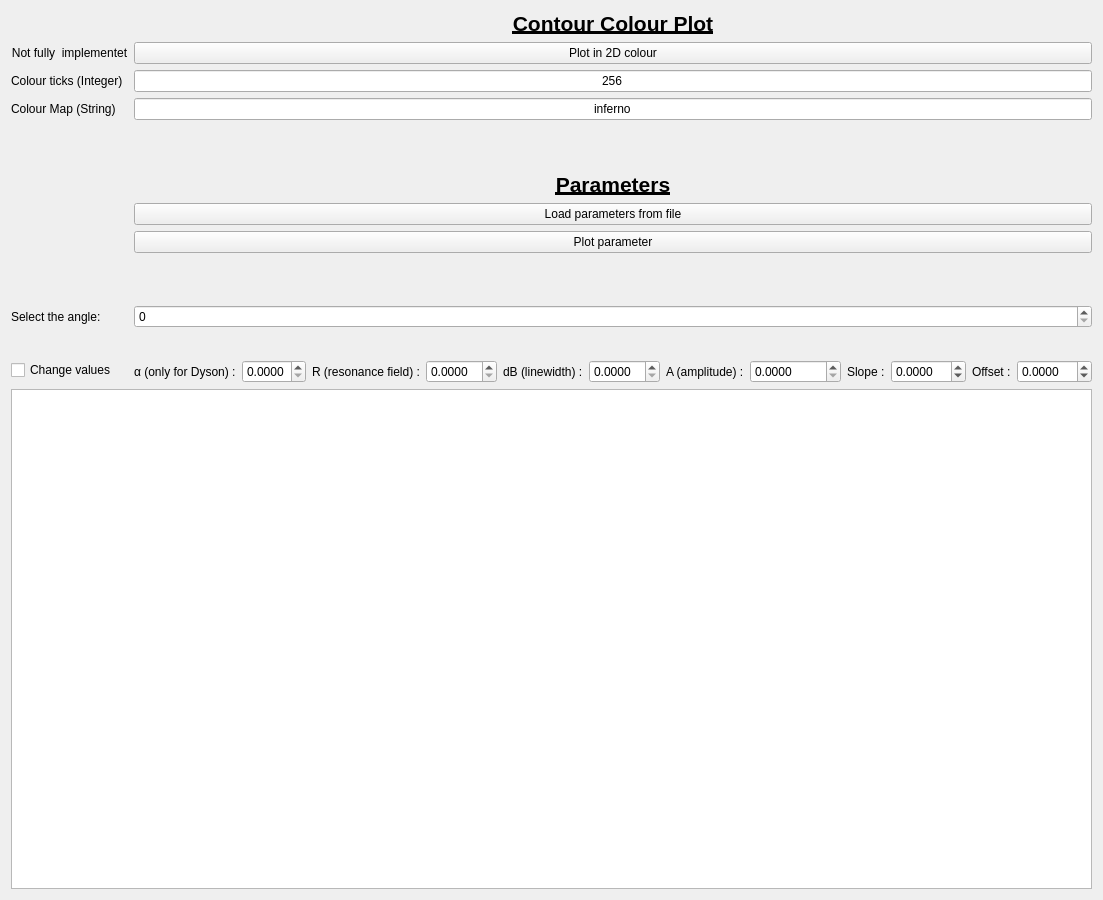
        <widget class="QWidget" name="colour_tab">
         <attribute name="title">
          <string>Colour-Plotting</string>
         </attribute>
         <layout class="QGridLayout" name="gridLayout_15">
          <item row="0" column="0">
           <layout class="QFormLayout" name="formLayout_2">
            <item row="0" column="1">
             <widget class="QLabel" name="label_24">
              <property name="font">
               <font>
                <pointsize>16</pointsize>
                <weight>75</weight>
                <bold>true</bold>
                <underline>true</underline>
               </font>
              </property>
              <property name="text">
               <string>Contour Colour Plot</string>
              </property>
              <property name="alignment">
               <set>Qt::AlignCenter</set>
              </property>
             </widget>
            </item>
            <item row="1" column="0">
             <widget class="QLabel" name="label_5">
              <property name="text">
               <string>Not fully  implementet</string>
              </property>
              <property name="alignment">
               <set>Qt::AlignCenter</set>
              </property>
             </widget>
            </item>
            <item row="1" column="1">
             <widget class="QPushButton" name="colour_button">
              <property name="text">
               <string>Plot in 2D colour</string>
              </property>
             </widget>
            </item>
            <item row="2" column="0">
             <widget class="QLabel" name="label_21">
              <property name="text">
               <string>Colour ticks (Integer)</string>
              </property>
             </widget>
            </item>
            <item row="2" column="1">
             <widget class="QLineEdit" name="colour_tick_edit">
              <property name="text">
               <string>256</string>
              </property>
              <property name="alignment">
               <set>Qt::AlignCenter</set>
              </property>
             </widget>
            </item>
            <item row="3" column="0">
             <widget class="QLabel" name="label_22">
              <property name="text">
               <string>Colour Map (String)</string>
              </property>
             </widget>
            </item>
            <item row="3" column="1">
             <widget class="QLineEdit" name="colour_map_edit">
              <property name="text">
               <string>inferno</string>
              </property>
              <property name="alignment">
               <set>Qt::AlignCenter</set>
              </property>
             </widget>
            </item>
            <item row="4" column="1">
             <spacer name="verticalSpacer_4">
              <property name="orientation">
               <enum>Qt::Vertical</enum>
              </property>
              <property name="sizeType">
               <enum>QSizePolicy::Fixed</enum>
              </property>
              <property name="sizeHint" stdset="0">
               <size>
                <width>20</width>
                <height>40</height>
               </size>
              </property>
             </spacer>
            </item>
            <item row="5" column="1">
             <widget class="QLabel" name="label_25">
              <property name="font">
               <font>
                <pointsize>16</pointsize>
                <weight>75</weight>
                <bold>true</bold>
                <underline>true</underline>
               </font>
              </property>
              <property name="whatsThis">
               <string extracomment="Plots parameters either from a file or directly from the Dyn-Fit "/>
              </property>
              <property name="text">
               <string>Parameters</string>
              </property>
              <property name="alignment">
               <set>Qt::AlignCenter</set>
              </property>
              <property name="wordWrap">
               <bool>false</bool>
              </property>
             </widget>
            </item>
            <item row="6" column="1">
             <layout class="QGridLayout" name="gridLayout_13">
              <item row="0" column="0">
               <widget class="QPushButton" name="load_params_from_file">
                <property name="text">
                 <string>Load parameters from file</string>
                </property>
               </widget>
              </item>
              <item row="2" column="0">
               <widget class="QPushButton" name="plot_parameter">
                <property name="text">
                 <string>Plot parameter</string>
                </property>
               </widget>
              </item>
             </layout>
            </item>
            <item row="7" column="1">
             <spacer name="verticalSpacer_3">
              <property name="orientation">
               <enum>Qt::Vertical</enum>
              </property>
              <property name="sizeType">
               <enum>QSizePolicy::Fixed</enum>
              </property>
              <property name="sizeHint" stdset="0">
               <size>
                <width>20</width>
                <height>40</height>
               </size>
              </property>
             </spacer>
            </item>
            <item row="10" column="0">
             <widget class="QLabel" name="label_26">
              <property name="text">
               <string>Select the angle:</string>
              </property>
             </widget>
            </item>
            <item row="10" column="1">
             <widget class="QSpinBox" name="parameter_data_select"/>
            </item>
            <item row="12" column="1">
             <layout class="QHBoxLayout" name="horizontalLayout_10">
              <item>
               <widget class="QLabel" name="label_27">
                <property name="text">
                 <string>α (only for Dyson) :</string>
                </property>
               </widget>
              </item>
              <item>
               <widget class="QDoubleSpinBox" name="param_change_alpha">
                <property name="locale">
                 <locale language="C" country="AnyCountry"/>
                </property>
                <property name="decimals">
                 <number>4</number>
                </property>
                <property name="maximum">
                 <double>1.000000000000000</double>
                </property>
                <property name="singleStep">
                 <double>0.001000000000000</double>
                </property>
               </widget>
              </item>
              <item>
               <widget class="QLabel" name="label_31">
                <property name="text">
                 <string>R (resonance field) :</string>
                </property>
               </widget>
              </item>
              <item>
               <widget class="QDoubleSpinBox" name="param_change_R">
                <property name="locale">
                 <locale language="C" country="AnyCountry"/>
                </property>
                <property name="decimals">
                 <number>4</number>
                </property>
                <property name="singleStep">
                 <double>0.001000000000000</double>
                </property>
               </widget>
              </item>
              <item>
               <widget class="QLabel" name="label_28">
                <property name="text">
                 <string>dB (linewidth) :</string>
                </property>
               </widget>
              </item>
              <item>
               <widget class="QDoubleSpinBox" name="param_change_dB">
                <property name="locale">
                 <locale language="C" country="AnyCountry"/>
                </property>
                <property name="decimals">
                 <number>4</number>
                </property>
                <property name="singleStep">
                 <double>0.000100000000000</double>
                </property>
               </widget>
              </item>
              <item>
               <widget class="QLabel" name="label_33">
                <property name="text">
                 <string>A (amplitude) :</string>
                </property>
               </widget>
              </item>
              <item>
               <widget class="QDoubleSpinBox" name="param_change_A">
                <property name="locale">
                 <locale language="C" country="AnyCountry"/>
                </property>
                <property name="decimals">
                 <number>4</number>
                </property>
                <property name="maximum">
                 <double>10000.000000000000000</double>
                </property>
                <property name="singleStep">
                 <double>0.500000000000000</double>
                </property>
               </widget>
              </item>
              <item>
               <widget class="QLabel" name="label_34">
                <property name="text">
                 <string>Slope :</string>
                </property>
               </widget>
              </item>
              <item>
               <widget class="QDoubleSpinBox" name="param_change_slope">
                <property name="locale">
                 <locale language="C" country="AnyCountry"/>
                </property>
                <property name="decimals">
                 <number>4</number>
                </property>
                <property name="minimum">
                 <double>-50.000000000000000</double>
                </property>
                <property name="maximum">
                 <double>50.000000000000000</double>
                </property>
                <property name="singleStep">
                 <double>0.250000000000000</double>
                </property>
               </widget>
              </item>
              <item>
               <widget class="QLabel" name="label_29">
                <property name="text">
                 <string>Offset :</string>
                </property>
               </widget>
              </item>
              <item>
               <widget class="QDoubleSpinBox" name="param_change_offset">
                <property name="locale">
                 <locale language="C" country="AnyCountry"/>
                </property>
                <property name="decimals">
                 <number>4</number>
                </property>
                <property name="minimum">
                 <double>-50.000000000000000</double>
                </property>
                <property name="maximum">
                 <double>50.000000000000000</double>
                </property>
                <property name="singleStep">
                 <double>0.250000000000000</double>
                </property>
               </widget>
              </item>
             </layout>
            </item>
            <item row="13" column="0" colspan="2">
             <widget class="PlotWidget" name="parameter_plot_widget">
              <property name="minimumSize">
               <size>
                <width>0</width>
                <height>500</height>
               </size>
              </property>
             </widget>
            </item>
            <item row="11" column="1">
             <spacer name="verticalSpacer_5">
              <property name="orientation">
               <enum>Qt::Vertical</enum>
              </property>
              <property name="sizeType">
               <enum>QSizePolicy::Fixed</enum>
              </property>
              <property name="sizeHint" stdset="0">
               <size>
                <width>20</width>
                <height>20</height>
               </size>
              </property>
             </spacer>
            </item>
            <item row="12" column="0">
             <widget class="QCheckBox" name="checkBox_change_values">
              <property name="text">
               <string>Change values</string>
              </property>
             </widget>
            </item>
           </layout>
          </item>
         </layout>
        </widget>
